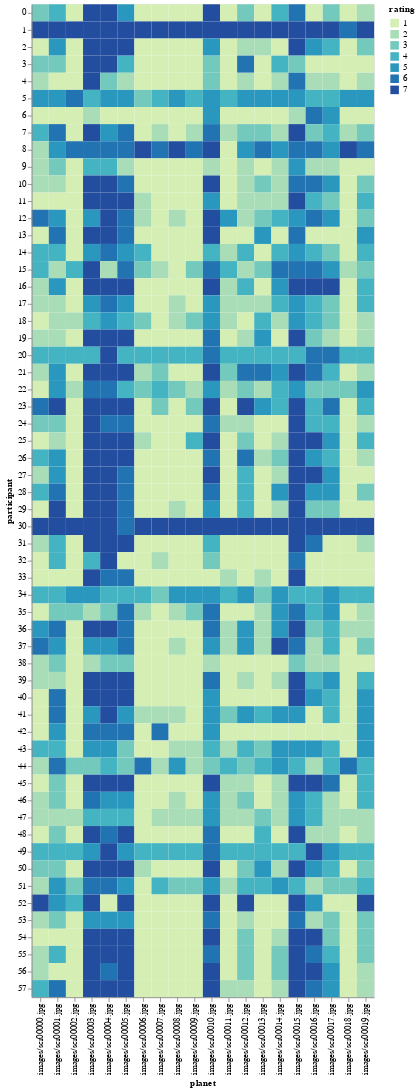

The code cell stored with this chart in its notebook:
### Markdown cell above
## Similar to before, I excluded subjects who were clearly not engaged in the task. I chose to exclude any subject that provided less that 2 unique ratings on each dimension. I plotted the heatmap for just one dimension (water) below. We can see that most subjects gave a variety of ratings and the planet ratings are fairly consistent across subjects.

### Code cell
alt.Chart(subject_data_sensorydf.query('question == "Water"')).mark_rect().encode(
    x='planet:O',
    y='participant:O',
    color=alt.Color('rating:O', scale=alt.Scale(scheme='yellowgreenblue'))
)

### Figure 1 — Vega-Lite specification as saved in the notebook (floating-point values rounded to 4 significant figures; data arrays with more than 128 entries replaced by an {"elided": "..."} marker saying what was removed)
{"config": {"view": {"continuousWidth": 400, "continuousHeight": 300}}, "data": {"name": "data-1b87bd8ea5eb811a0669696b017fe244"}, "mark": "rect", "encoding": {"color": {"type": "ordinal", "field": "rating", "scale": {"scheme": "yellowgreenblue"}}, "x": {"type": "ordinal", "field": "planet"}, "y": {"type": "ordinal", "field": "participant"}}, "$schema": "https://vega.github.io/schema/vega-lite/v4.8.1.json", "datasets": {"data-1b87bd8ea5eb811a0669696b017fe244": {"elided": "1160 records"}}}
